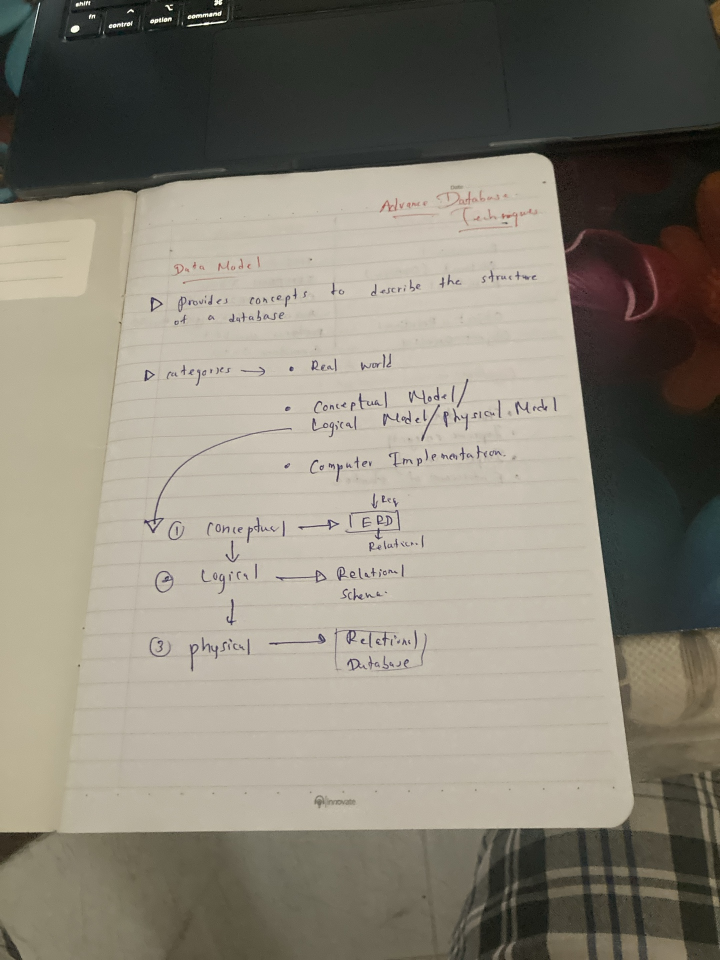
#> input picture document_scanner/samples/sample.jpg, 1440 x 1920 px (shown at 1/2 size)
$ python -i perspective_corrector.py   (imports and definitions only)
#> lines starting #> are read from the running program, lines starting #| are printed output that depends on the picture
#> further down, picture is the input picture: shape (1920, 1440, 3); mean B, G, R 118.4, 130.9, 136.1
"""
Perspective Correction Module
Handles 4-point perspective transformation and image enhancement.
"""

import cv2
import numpy as np


class PerspectiveCorrector:
    """Performs perspective correction on detected documents."""

    def __init__(self, output_width=850, output_height=1100):
        """
        Initialize the perspective corrector.

        Args:
            output_width: Width of output image in pixels (default: 850 for A4 aspect ratio)
            output_height: Height of output image in pixels (default: 1100 for A4 aspect ratio)
        """
        self.output_width = output_width
        self.output_height = output_height

    # [58 lines left out: functions calculate_dimensions, apply_perspective_transform, not called in this run]

    def enhance_document(self, image, method='adaptive'):
        """
        Enhance the scanned document for better readability.

        Args:
            image: Input image (already perspective-corrected)
            method: Enhancement method ('adaptive', 'otsu', 'color', or 'none')

        Returns:
            Enhanced image
        """
#> called with method = 'adaptive'
        if method == 'none':
            return image

        # Convert to grayscale for threshold-based methods
        if method in ['adaptive', 'otsu']:
            if len(image.shape) == 3:
                gray = cv2.cvtColor(image, cv2.COLOR_BGR2GRAY)
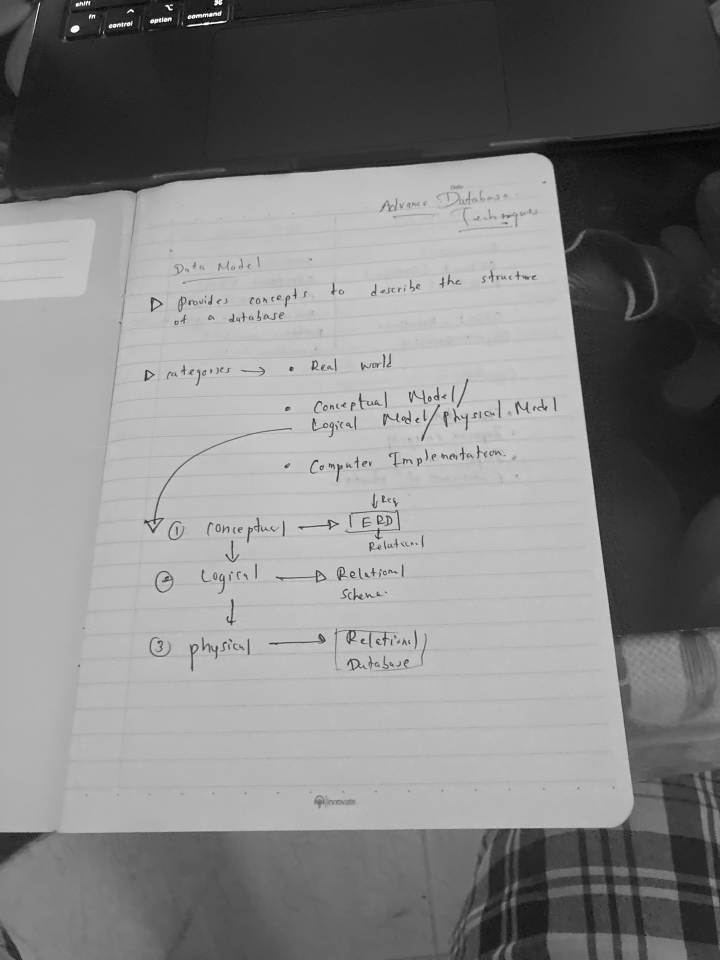
#> gray: shape (1920, 1440) (shown at 1/2 size); min 0, max 255, mean 131
            else:
                gray = image

            if method == 'adaptive':
                # Adaptive thresholding for varied lighting
                enhanced = cv2.adaptiveThreshold(
                    gray, 255,
                    cv2.ADAPTIVE_THRESH_GAUSSIAN_C,
                    cv2.THRESH_BINARY,
                    11, 10
                )
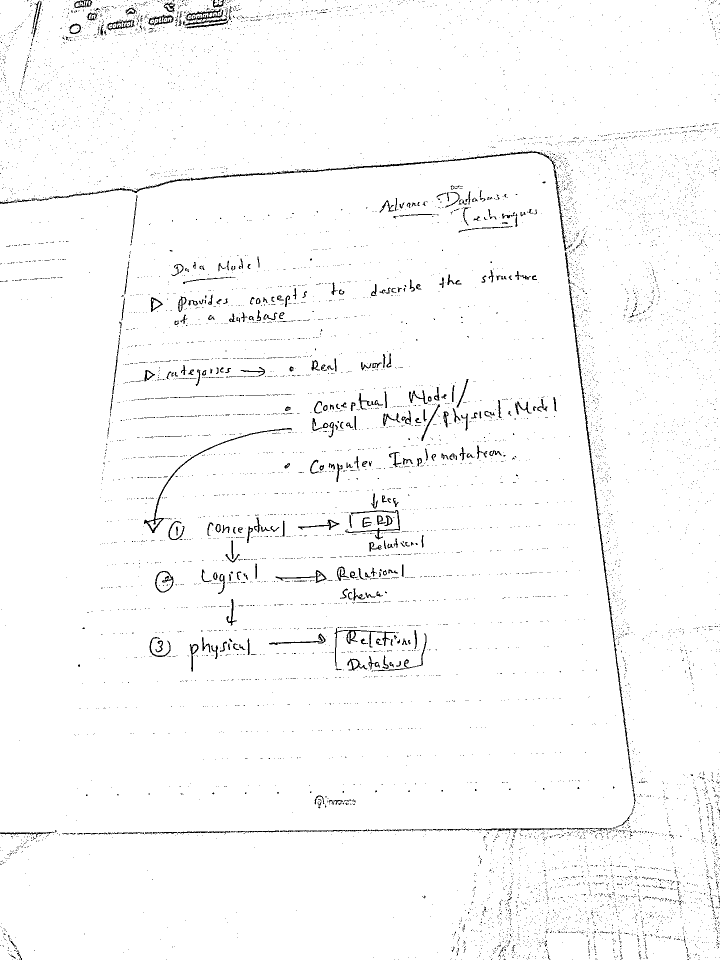
#> enhanced: shape (1920, 1440) (shown at 1/2 size); 97.9% white; black in thin lines or dots
            else:  # otsu
                # Otsu's thresholding
                _, enhanced = cv2.threshold(
                    gray, 0, 255,
                    cv2.THRESH_BINARY + cv2.THRESH_OTSU
                )

            return enhanced

        elif method == 'color':
            # Enhance color document
            # Convert to LAB color space
            lab = cv2.cvtColor(image, cv2.COLOR_BGR2LAB)
            l, a, b = cv2.split(lab)

            # Apply CLAHE to L channel
            clahe = cv2.createCLAHE(clipLimit=3.0, tileGridSize=(8, 8))
            l = clahe.apply(l)

            # Merge channels
            enhanced = cv2.merge([l, a, b])

            # Convert back to BGR
            enhanced = cv2.cvtColor(enhanced, cv2.COLOR_LAB2BGR)

            return enhanced

        return image

    # [20 lines left out: function correct, not called in this run]

>>> import cv2
>>> picture = cv2.imread('../samples/sample.jpg')
>>> result = PerspectiveCorrector().enhance_document(picture)
